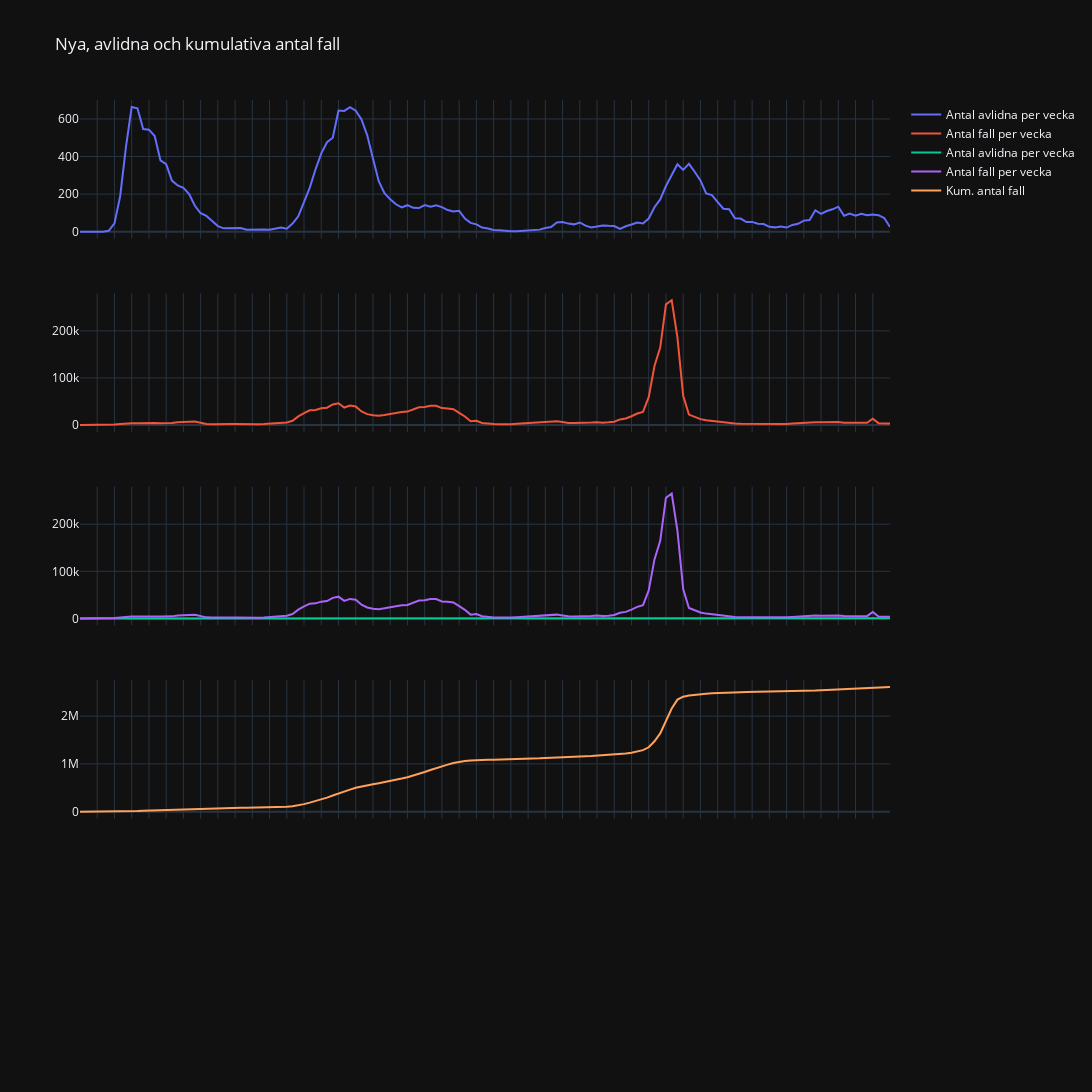

Notebook source saved alongside this figure:
### Code cell
x_axis = [covid_week_data["vecka"] for column in range(5)]
y_axis = [
    covid_week_data["Antal_avlidna_vecka"],
    covid_week_data["Antal_fall_vecka"],
    covid_week_data["Antal_avlidna_vecka"],
    covid_week_data["Antal_fall_vecka"],
    covid_week_data["Kum_antal_fall"] ]
labels = ["Antal avlidna per vecka","Antal fall per vecka", "Antal avlidna per vecka", "Antal fall per vecka", "Kum. antal fall"]


plotly_plots(5, "Nya, avlidna och kumulativa antal fall", x_axis, y_axis, labels, [3,4])

### Figure 1 — Plotly figure (JSON) as saved in the notebook; plotly's stock layout.template omitted (floating-point values rounded to 4 significant figures; data arrays with more than 128 entries replaced by an {"elided": "..."} marker saying what was removed)
{"data": [{"mode": "lines", "name": "Antal avlidna per vecka", "type": "scatter", "x": {"elided": "142 str values"}, "xaxis": "x", "y": {"elided": "142 int values"}, "yaxis": "y"}, {"mode": "lines", "name": "Antal fall per vecka", "type": "scatter", "x": {"elided": "142 str values"}, "xaxis": "x2", "y": {"elided": "142 int values"}, "yaxis": "y2"}, {"mode": "lines", "name": "Antal avlidna per vecka", "type": "scatter", "x": {"elided": "142 str values"}, "xaxis": "x3", "y": {"elided": "142 int values"}, "yaxis": "y3"}, {"mode": "lines", "name": "Antal fall per vecka", "type": "scatter", "x": {"elided": "142 str values"}, "xaxis": "x3", "y": {"elided": "142 int values"}, "yaxis": "y3"}, {"mode": "lines", "name": "Kum. antal fall", "type": "scatter", "x": {"elided": "142 str values"}, "xaxis": "x4", "y": {"elided": "142 int values"}, "yaxis": "y4"}], "layout": {"height": 1500, "title": {"text": "Nya, avlidna och kumulativa antal fall"}, "width": 1500, "xaxis": {"anchor": "y", "domain": [0, 1], "matches": "x5", "showticklabels": false}, "xaxis2": {"anchor": "y2", "domain": [0, 1], "matches": "x5", "showticklabels": false}, "xaxis3": {"anchor": "y3", "domain": [0, 1], "matches": "x5", "showticklabels": false}, "xaxis4": {"anchor": "y4", "domain": [0, 1], "matches": "x5", "showticklabels": false}, "xaxis5": {"anchor": "y5", "domain": [0, 1]}, "yaxis": {"anchor": "x", "domain": [0.848, 1]}, "yaxis2": {"anchor": "x2", "domain": [0.636, 0.788]}, "yaxis3": {"anchor": "x3", "domain": [0.424, 0.576]}, "yaxis4": {"anchor": "x4", "domain": [0.212, 0.364]}, "yaxis5": {"anchor": "x5", "domain": [0, 0.152]}}}
